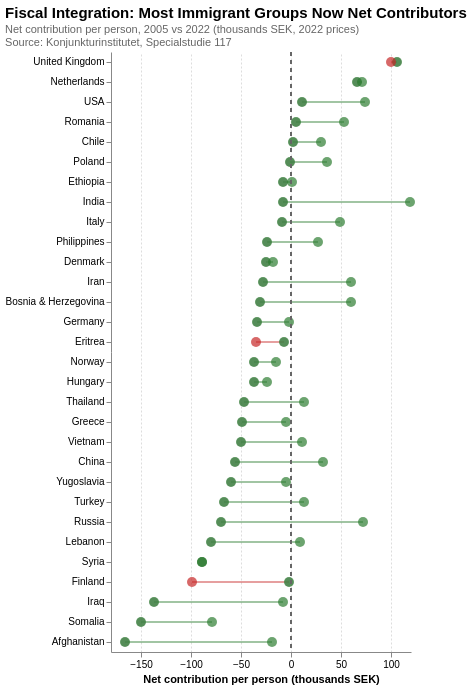

The Vega-Lite source for this figure:
### Vega-Lite specification from a JSON file in a GitHub repository (floating-point values rounded to 4 significant figures)
{"$schema": "https://vega.github.io/schema/vega-lite/v5.json", "title": {"text": "Fiscal Integration: Most Immigrant Groups Now Net Contributors", "subtitle": ["Net contribution per person, 2005 vs 2022 (thousands SEK, 2022 prices)", "Source: Konjunkturinstitutet, Specialstudie 117"], "fontSize": 15, "subtitleFontSize": 11, "subtitleColor": "#666", "anchor": "start"}, "width": "container", "height": "container", "data": {"values": [{"country": "Afghanistan", "year": 2005, "value": -166}, {"country": "Afghanistan", "year": 2022, "value": -19}, {"country": "Bosnia & Herzegovina", "year": 2005, "value": -31}, {"country": "Bosnia & Herzegovina", "year": 2022, "value": 60}, {"country": "Chile", "year": 2005, "value": 2}, {"country": "Chile", "year": 2022, "value": 30}, {"country": "Denmark", "year": 2005, "value": -25}, {"country": "Denmark", "year": 2022, "value": -18}, {"country": "Eritrea", "year": 2005, "value": -7}, {"country": "Eritrea", "year": 2022, "value": -35}, {"country": "Ethiopia", "year": 2005, "value": -8}, {"country": "Ethiopia", "year": 2022, "value": 1}, {"country": "Philippines", "year": 2005, "value": -24}, {"country": "Philippines", "year": 2022, "value": 27}, {"country": "Finland", "year": 2005, "value": -2}, {"country": "Finland", "year": 2022, "value": -99}, {"country": "Greece", "year": 2005, "value": -49}, {"country": "Greece", "year": 2022, "value": -5}, {"country": "India", "year": 2005, "value": -8}, {"country": "India", "year": 2022, "value": 119}, {"country": "Iraq", "year": 2005, "value": -137}, {"country": "Iraq", "year": 2022, "value": -8}, {"country": "Iran", "year": 2005, "value": -28}, {"country": "Iran", "year": 2022, "value": 60}, {"country": "Italy", "year": 2005, "value": -9}, {"country": "Italy", "year": 2022, "value": 49}, {"country": "Yugoslavia", "year": 2005, "value": -60}, {"country": "Yugoslavia", "year": 2022, "value": -5}, {"country": "China", "year": 2005, "value": -56}, {"country": "China", "year": 2022, "value": 32}, {"country": "Lebanon", "year": 2005, "value": -80}, {"country": "Lebanon", "year": 2022, "value": 9}, {"country": "Netherlands", "year": 2005, "value": 66}, {"country": "Netherlands", "year": 2022, "value": 71}, {"country": "Norway", "year": 2005, "value": -37}, {"country": "Norway", "year": 2022, "value": -15}, {"country": "Poland", "year": 2005, "value": -1}, {"country": "Poland", "year": 2022, "value": 36}, {"country": "Romania", "year": 2005, "value": 5}, {"country": "Romania", "year": 2022, "value": 53}, {"country": "Russia", "year": 2005, "value": -70}, {"country": "Russia", "year": 2022, "value": 72}, {"country": "Somalia", "year": 2005, "value": -150}, {"country": "Somalia", "year": 2022, "value": -79}, {"country": "United Kingdom", "year": 2005, "value": 106}, {"country": "United Kingdom", "year": 2022, "value": 100}, {"country": "Syria", "year": 2005, "value": -89}, {"country": "Syria", "year": 2022, "value": -89}, {"country": "Thailand", "year": 2005, "value": -47}, {"country": "Thailand", "year": 2022, "value": 13}, {"country": "Turkey", "year": 2005, "value": -67}, {"country": "Turkey", "year": 2022, "value": 13}, {"country": "Germany", "year": 2005, "value": -34}, {"country": "Germany", "year": 2022, "value": -2}, {"country": "USA", "year": 2005, "value": 11}, {"country": "USA", "year": 2022, "value": 74}, {"country": "Hungary", "year": 2005, "value": -37}, {"country": "Hungary", "year": 2022, "value": -24}, {"country": "Vietnam", "year": 2005, "value": -50}, {"country": "Vietnam", "year": 2022, "value": 11}]}, "transform": [{"window": [{"op": "first_value", "field": "value", "as": "val_2005"}], "groupby": ["country"], "sort": [{"field": "year"}]}, {"window": [{"op": "last_value", "field": "value", "as": "val_2022"}], "groupby": ["country"], "sort": [{"field": "year"}]}, {"calculate": "datum.val_2022 - datum.val_2005", "as": "change"}, {"calculate": "datum.change >= 0 ? 'Improved' : 'Worsened'", "as": "direction"}], "layer": [{"mark": {"type": "rule", "strokeWidth": 1.5, "opacity": 0.6}, "encoding": {"y": {"field": "country", "type": "nominal", "sort": {"field": "val_2022", "order": "descending"}, "axis": {"title": null, "labelFontSize": 10}}, "x": {"field": "val_2005", "type": "quantitative"}, "x2": {"field": "val_2022"}, "color": {"field": "direction", "type": "nominal", "scale": {"domain": ["Improved", "Worsened"], "range": ["#2e7d32", "#c62828"]}, "legend": null}}}, {"mark": {"type": "circle", "size": 80, "opacity": 0.4}, "encoding": {"y": {"field": "country", "type": "nominal", "sort": {"field": "val_2022", "order": "descending"}}, "x": {"field": "val_2005", "type": "quantitative"}, "color": {"value": "#888"}, "tooltip": [{"field": "country", "title": "Country"}, {"field": "val_2005", "title": "2005", "format": ".0f"}, {"field": "val_2022", "title": "2022", "format": ".0f"}, {"field": "change", "title": "Change", "format": "+.0f"}]}}, {"mark": {"type": "circle", "size": 100}, "encoding": {"y": {"field": "country", "type": "nominal", "sort": {"field": "val_2022", "order": "descending"}}, "x": {"field": "val_2022", "type": "quantitative", "axis": {"title": "Net contribution per person (thousands SEK)", "grid": true, "gridDash": [2, 2]}}, "color": {"field": "direction", "type": "nominal", "scale": {"domain": ["Improved", "Worsened"], "range": ["#2e7d32", "#c62828"]}}, "tooltip": [{"field": "country", "title": "Country"}, {"field": "val_2005", "title": "2005", "format": ".0f"}, {"field": "val_2022", "title": "2022", "format": ".0f"}, {"field": "change", "title": "Change", "format": "+.0f"}]}}, {"mark": {"type": "rule", "strokeDash": [4, 4], "stroke": "#666", "strokeWidth": 1}, "encoding": {"x": {"datum": 0}}}], "config": {"font": "Arial, sans-serif", "view": {"stroke": null}, "legend": {"title": null, "orient": "top", "labelFontSize": 11}}}
